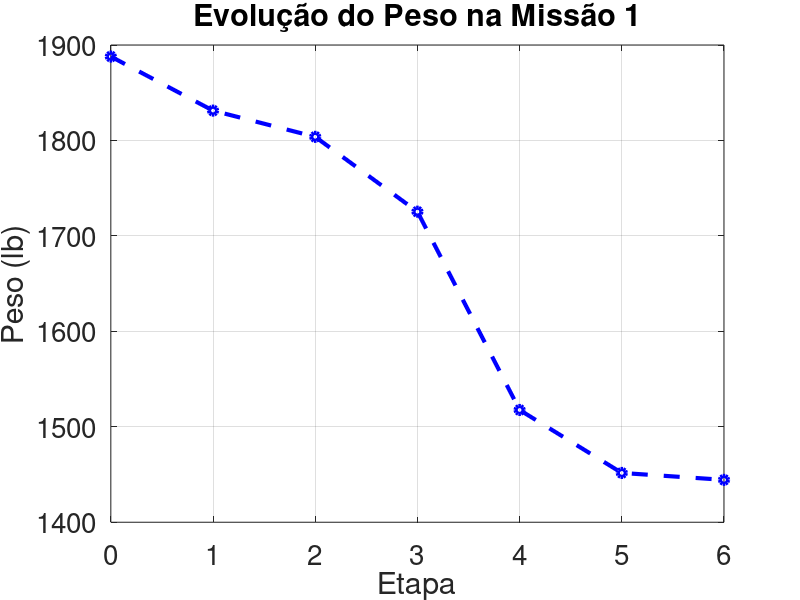

Reproduce this figure in MATLAB.
clc
close all;
kmh_to_fts = 0.9113446583067 ;
kg_to_lb = 2.2046226218      ;
km_to_ft = 3280.84;

% --- Calculo MTOW da Missão 1 ---

% -- Considerando na missão:
% 0 - 1 Decolagem
% 1 - 2 Climb
% 2 - 3 Cruzeiro de 500 km a 250 km/h
% 3 - 4 Loiter de 2 horas
% 4 - 5 Cruzeiro de 500 km a 250 km/h
% 5 - 6 Pouso

% -- Pré-requisitos:
CP_kg = 5;
CP_lb = CP_kg * kg_to_lb ;
R_km = 500; % Alcance no cruzeiro
R_ft = R_km * km_to_ft;
Vc_kmh = 250; % Velocidade de cruzeiro
Vc_fts = Vc_kmh * kmh_to_fts;
E_h = 4; % Tempo de Loiter
E_s = E_h * 3600; %

h_m = 1000; % altitude de decolagem
l_pista = 150; % comprimento da pista
h_s = 2000; % teto de serviço

v = Vc_kmh/3.6   ; % Velocidade (m/s)
T = 275.1            ; % Temperatura do ar (K)
a_m = sqrt(1.4*T*287)  ;
M = v/a_m              ;
vmax = 300/1.863


% -- Estimativa da aeronave:
Swet_Sref = 3.5;
LD_max = 18;
LD_c = LD_max;
LD_l = 0.866 * LD_max;
AR = 14;
P_W = 0.067;
W_S = 14.4;
C_c_hr = 0.4; %consumo específico cruzeiro
C_c_s = C_c_hr/3600;

C_l_hr = 0.5; %consumo específico cruzeiro
C_l_s = C_l_hr/3600;

A = 1.67;
Kvs = 1;
c = -0.16;

% -- Peso Payload
Wpl = CP_lb;

% -- Peso Motor
Wmotor = 164.2444;

% -- Peso Vazio
a = 0;
b = 0.69;
C1 = -0.10;
C2 = 0.05;
C3 = 0.10;
C4 = -0.05;
C5 = 0.17;

%WeW0 = @(W0) a + b*(W0^C1)* (AR^C2)*(P_W^C3)*(W_S^C4)*(vmax^C5) ;
We =  1242.5 % valor código missão 2
% -- Peso Combustível

% W1/W0
W1W0 = 0.970

% W2/W1
W2W1 = 0.985 %1.0065 - 0.0325*M

% W3/W2
W3W2 = exp(-R_ft*C_c_s/(Vc_fts*LD_c))

% W4/W3
W4W3 = exp(-E_s*C_l_s/(LD_l))

% W5/W4
W5W4 = W3W2

% W6/W5
W6W5 = 0.995

WfW0 = 1.06*(1 - W1W0*W2W1*W3W2*W4W3*W5W4*W6W5);

% --- Resolvendo W0
%R = @(W0) W0 - (Wpl + Wmotor + WfW0*W0 + WeW0(W0)*W0 ) ;
R = @(W0) W0 - (Wpl + Wmotor + WfW0*W0 + We) ;
W0 = fzero(R, 1000)

Wf = WfW0*W0


Wf = WfW0*W0
W1 = W1W0*W0
W2 = W2W1*W1
W3 = W3W2*W2
W4 = W4W3*W3
W5 = W5W4*W4
W6 = W6W5*W5
WfW0 = Wf/W0
%We = WeW0(W0)*W0

x = [0,1,2,3,4,5,6];
plot(x,[W0,W1,W2,W3,W4,W5,W6], 'b--o',  'LineWidth', 3)
grid('on')

title('Evolução do Peso na Missão 1', 'FontSize', 25)
xlabel('Etapa', 'FontSize', 25)
ylabel('Peso (lb)', 'FontSize', 25)
set(gca, 'FontSize', 20)  % controla os números dos eixos (ticks)
